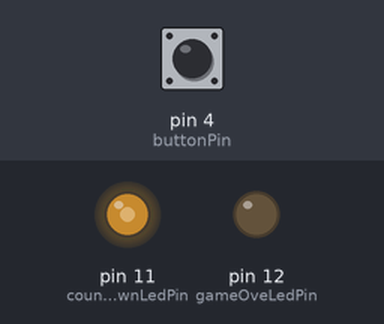
Bench run of a sketch on a simulated Arduino Uno, built with avr-gcc and run on an emulated ATmega328P. On the bench: output pins drawn as LEDs (lit = HIGH). Inputs (shaded band) come from the test bench; at power-on: pin 4 (buttonPin) HIGH.

Above: at 1.25 s.
1.3 s: pin 4 (buttonPin) pulled LOW for 0.15 s
At 4.3 s:
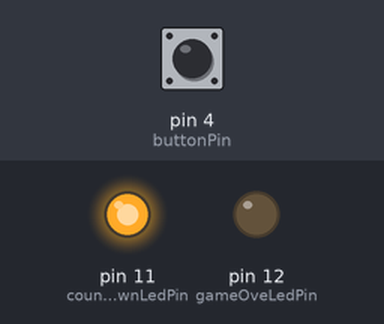
4.4 s: pin 4 (buttonPin) pulled LOW for 1 s
At 7.35 s:
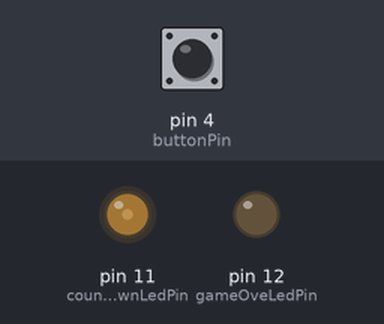
8.4 s: pin 4 (buttonPin) pulled LOW for 3.2 s
At 14.08 s:
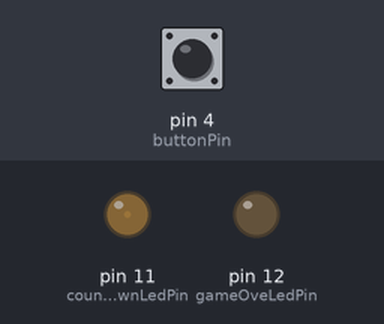
Timing chart, 0 to 15.7 s (numbered marks = the images above; inputs shaded):
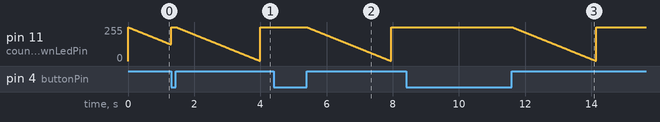

The sketch:

LostRedditButton.ino
```cpp
const int buttonPin = 4;
const int countdownLedPin = 11;
const int gameOveLedPin = 12;

int brightness = 255;

void setup() {
  pinMode(buttonPin, INPUT_PULLUP);
  pinMode(countdownLedPin, OUTPUT);
  pinMode(gameOveLedPin, OUTPUT);
}

void loop() {
  bool buttonState = digitalRead(buttonPin);

  // This is somewhat unintuitive. Normally this would be
  // HIGH if the button is pressed, but when using INPUT_PULLUP
  // the behavior is inverted.
  if (buttonState == LOW)
  {
    brightness = 255;
  }
  else
  {
    // If the brightness is above zero, decrement it.
    if (brightness > 0)
    {
      brightness = brightness - 1;
    }
  }

  if (brightness > 0)
  {
    analogWrite(countdownLedPin, brightness);
    digitalWrite(gameOveLedPin, LOW);
  }
  else
  {
    analogWrite(gameOveLedPin, 0);
    digitalWrite(countdownLedPin, HIGH);
  }

  delay(10);

}
```
